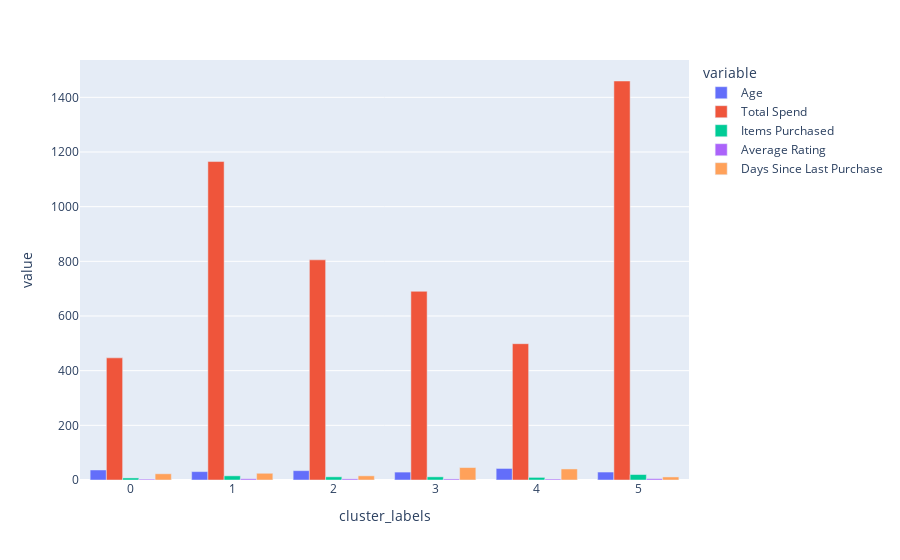

Here is the notebook cell this chart was saved with:
### Code cell
fig = px.bar(
    df_behavior,
    barmode = "group"
)

fig.show()

### Figure 1 — Plotly figure (JSON) as saved in the notebook; plotly's stock layout.template omitted (floating-point values rounded to 4 significant figures)
{"data": [{"alignmentgroup": "True", "hovertemplate": "variable=Age<br>cluster_labels=%{x}<br>value=%{y}<extra></extra>", "legendgroup": "Age", "marker": {"color": "#636efa", "pattern": {"shape": ""}}, "name": "Age", "offsetgroup": "Age", "orientation": "v", "showlegend": true, "textposition": "auto", "type": "bar", "x": [0, 1, 2, 3, 4, 5], "xaxis": "x", "y": [36.71, 30.71, 34.12, 28.95, 42.25, 29.12], "yaxis": "y"}, {"alignmentgroup": "True", "hovertemplate": "variable=Total Spend<br>cluster_labels=%{x}<br>value=%{y}<extra></extra>", "legendgroup": "Total Spend", "marker": {"color": "#EF553B", "pattern": {"shape": ""}}, "name": "Total Spend", "offsetgroup": "Total Spend", "orientation": "v", "showlegend": true, "textposition": "auto", "type": "bar", "x": [0, 1, 2, 3, 4, 5], "xaxis": "x", "y": [446.9, 1165.0, 805.5, 690.4, 498.7, 1460.0], "yaxis": "y"}, {"alignmentgroup": "True", "hovertemplate": "variable=Items Purchased<br>cluster_labels=%{x}<br>value=%{y}<extra></extra>", "legendgroup": "Items Purchased", "marker": {"color": "#00cc96", "pattern": {"shape": ""}}, "name": "Items Purchased", "offsetgroup": "Items Purchased", "orientation": "v", "showlegend": true, "textposition": "auto", "type": "bar", "x": [0, 1, 2, 3, 4, 5], "xaxis": "x", "y": [7.569, 15.27, 11.68, 11.64, 9.576, 20], "yaxis": "y"}, {"alignmentgroup": "True", "hovertemplate": "variable=Average Rating<br>cluster_labels=%{x}<br>value=%{y}<extra></extra>", "legendgroup": "Average Rating", "marker": {"color": "#ab63fa", "pattern": {"shape": ""}}, "name": "Average Rating", "offsetgroup": "Average Rating", "orientation": "v", "showlegend": true, "textposition": "auto", "type": "bar", "x": [0, 1, 2, 3, 4, 5], "xaxis": "x", "y": [3.193, 4.544, 4.173, 3.928, 3.466, 4.809], "yaxis": "y"}, {"alignmentgroup": "True", "hovertemplate": "variable=Days Since Last Purchase<br>cluster_labels=%{x}<br>value=%{y}<extra></extra>", "legendgroup": "Days Since Last Purchase", "marker": {"color": "#FFA15A", "pattern": {"shape": ""}}, "name": "Days Since Last Purchase", "offsetgroup": "Days Since Last Purchase", "orientation": "v", "showlegend": true, "textposition": "auto", "type": "bar", "x": [0, 1, 2, 3, 4, 5], "xaxis": "x", "y": [22.76, 24.59, 15.27, 45.5, 40.46, 11.17], "yaxis": "y"}], "layout": {"barmode": "group", "legend": {"title": {"text": "variable"}, "tracegroupgap": 0}, "margin": {"t": 60}, "xaxis": {"anchor": "y", "domain": [0, 1], "title": {"text": "cluster_labels"}}, "yaxis": {"anchor": "x", "domain": [0, 1], "title": {"text": "value"}}}}
